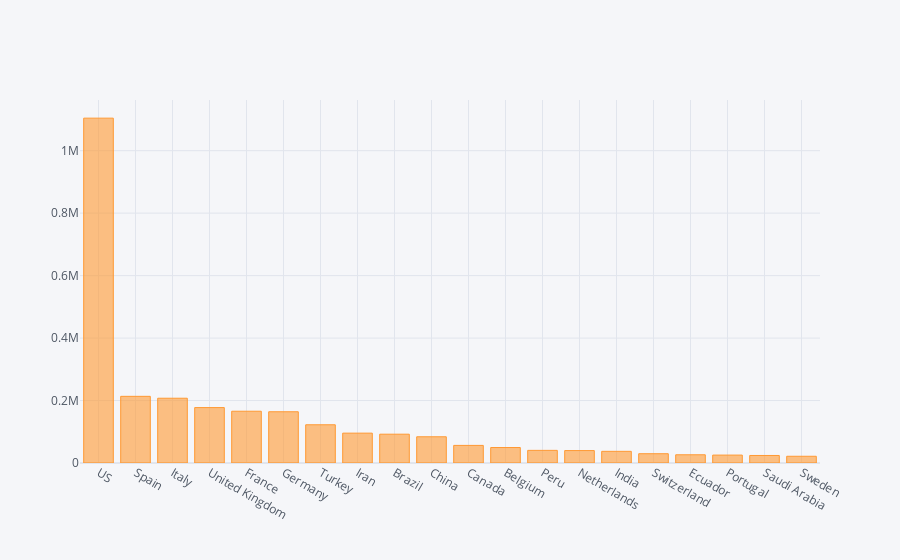

This figure's notebook cell:
### Code cell
pd.DataFrame(highest).iplot(kind='bar', asFigure=True)

### Figure 1 — Plotly figure (JSON) as saved in the notebook; plotly's stock layout.template omitted (floating-point values rounded to 4 significant figures)
{"data": [{"marker": {"color": "rgba(255, 153, 51, 0.6)", "line": {"color": "rgba(255, 153, 51, 1.0)", "width": 1}}, "name": "confirmed", "orientation": "v", "text": "", "type": "bar", "x": ["US", "Spain", "Italy", "United Kingdom", "France", "Germany", "Turkey", "Iran", "Brazil", "China", "Canada", "Belgium", "Peru", "Netherlands", "India", "Switzerland", "Ecuador", "Portugal", "Saudi Arabia", "Sweden"], "y": [1104161, 213435, 207428, 177454, 165764, 164077, 122392, 95646, 92202, 83959, 56343, 49517, 40459, 39791, 37336, 29705, 26336, 25351, 24097, 21520]}], "layout": {"legend": {"bgcolor": "#F5F6F9", "font": {"color": "#4D5663"}}, "paper_bgcolor": "#F5F6F9", "plot_bgcolor": "#F5F6F9", "title": {"font": {"color": "#4D5663"}}, "xaxis": {"gridcolor": "#E1E5ED", "showgrid": true, "tickfont": {"color": "#4D5663"}, "title": {"font": {"color": "#4D5663"}, "text": ""}, "zerolinecolor": "#E1E5ED"}, "yaxis": {"gridcolor": "#E1E5ED", "showgrid": true, "tickfont": {"color": "#4D5663"}, "title": {"font": {"color": "#4D5663"}, "text": ""}, "zerolinecolor": "#E1E5ED"}}}
